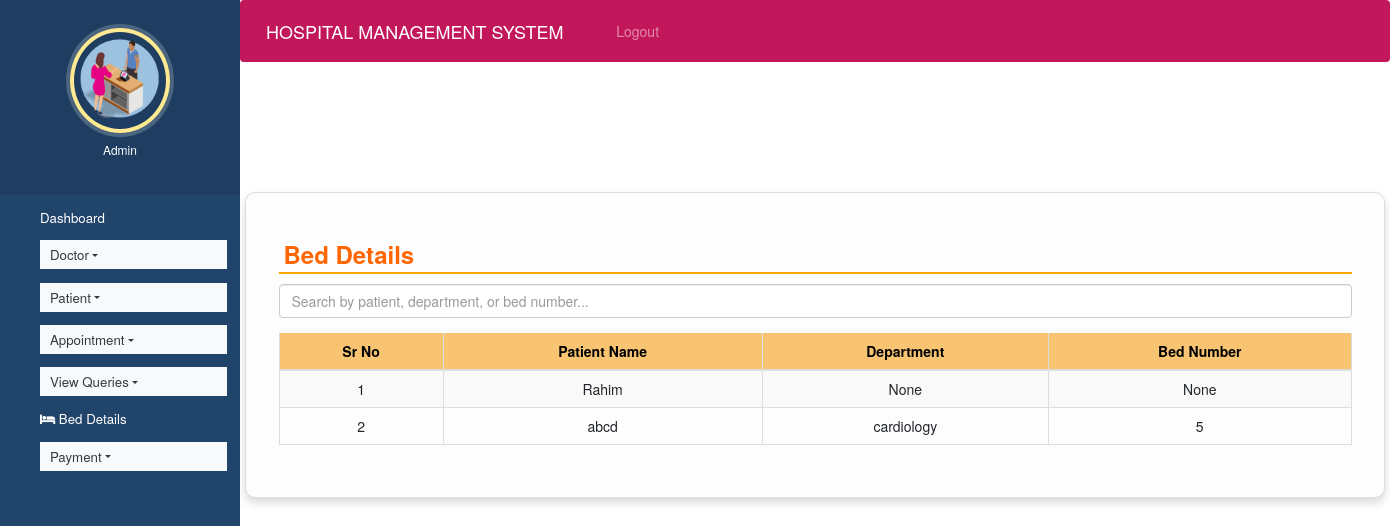
Page /bed_details/ on the earlier database version.
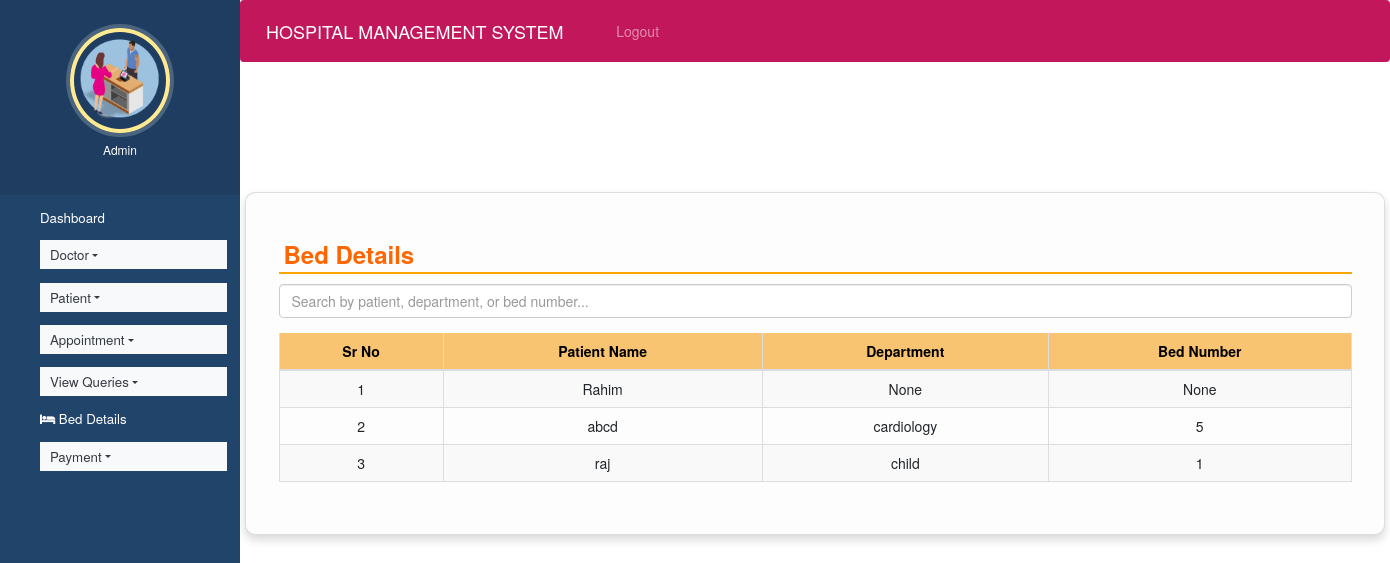
Same page on the later database version.
### hospitals/models.py (models this page shows, shortened)
class Patient(models.Model):
    name = models.CharField(max_length=50)
    gender = models.CharField(max_length=10)
    mobile = models.IntegerField(null=True)
    address = models.CharField(max_length=50)
    department = models.CharField(null=True, blank=True)
    bed_number = models.CharField(null=True, blank=True)

### hospitals/views.py (the view)
# urls.py: path('bed_details/', bed_details, name='bed_details'),
def bed_details(request):
    patients = Patient.objects.all()
    return render(request, 'bed_details.html', {'patients': patients})

### hospitals/templates/bed_details.html (shortened to what this page needs)
{% extends 'admin_nav.html' %}
{% load static %}
{% block content %}
<html>
<head>
  <link rel="stylesheet" href="https://maxcdn.bootstrapcdn.com/bootstrap/3.4.1/css/bootstrap.min.css">
</head>
<body>
<br><br><br>
<div class="container card shadow">
  <div class="card-body">
    <h5 class="p-2" style="border-bottom: 2px solid orange">Bed Details</h5>
    <input type="text" id="searchInput" onkeyup="searchTable()" class="form-control" placeholder="Search by patient, department, or bed number...">
    <div class="table-responsive">
      <table id="bedTable" class="table table-bordered table-striped">
        <thead>
          <tr>
            <th>Sr No</th>
            <th>Patient Name</th>
            <th>Department</th>
            <th>Bed Number</th>
          </tr>
        </thead>
        <tbody>
          {% for p in patients %}
          <tr>
            <td>{{ forloop.counter }}</td>
            <td>{{ p.name }}</td>
            <td>{{ p.department }}</td>
            <td>{{ p.bed_number }}</td>
          </tr>
          {% empty %}
          <tr>
            <td colspan="4" class="text-center">No bed details found.</td>
          </tr>
          {% endfor %}
        </tbody>
      </table>
    </div>
  </div>
</div>
</body>
</html>
{% endblock content %}

Differences in the rows shown:
added Patient: name "raj", department "child", bed_number "1"
